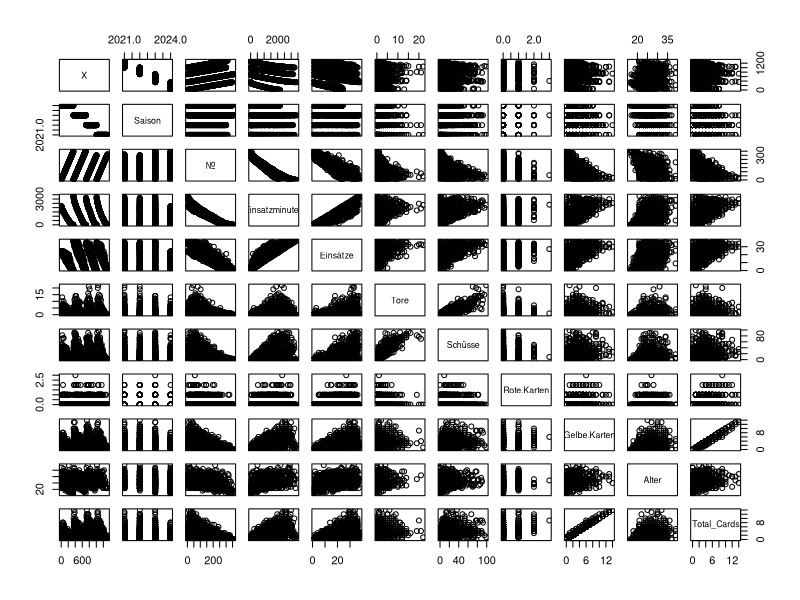
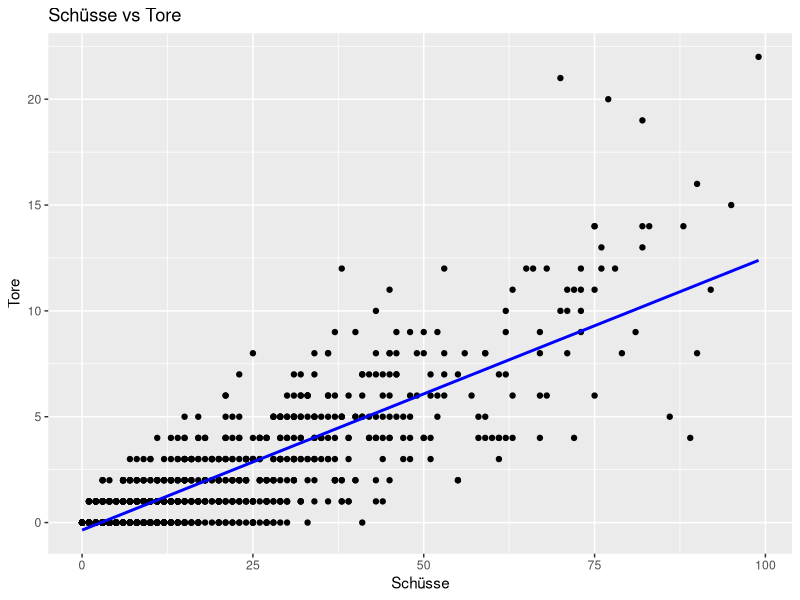

Write the R code that produced these figures, in order.
## Required libs ####
require(dplyr)
require(ggplot2)

## Import Data ####

d.superleague <- read.csv("super_league_dataset.csv")

str(d.superleague) # Fits requirements for dataset

## Data Preprocessing ####
##TODO: Cleaninf of all the datatypes
d.clean <- d.superleague %>%
  mutate_all(~ replace(., . == "-", 0)) # Replace - with 0

# Dataset needs quite some fixing. Most numeric values are saved as character!!!


## First Overview ####

## Fixing Datatypes from Character to Numeric  --> not all done yet!!!!
d.forpairs <- d.clean %>%
  mutate(
    Tore = as.numeric(Tore), 
    Schüsse = as.numeric(Schüsse),) %>% 
  select(where(is.numeric))


pairs(d.forpairs)

# --> Mögliche einflüsse auf Tore 
# 1) Schüsse
# 2) Rote Karten
# 3) Gelbe Karten
# 4) Begangene Fouls
# 5) Gefoult worden
# 6) .... natürlich noch viele mehr


## First - Shoot to goal very likely to have an influence

ggplot(d.forpairs, aes(x = Schüsse, y = Tore)) +
  geom_point() +
  geom_smooth(method = "lm", se = FALSE, color = "blue") +  # Linear model
  labs(title = "Schüsse vs Tore", x = "Schüsse", y = "Tore") 


## Datensatz vorbereiten mit ersten 5  möglichen einflüssen

d.firstmodel <- d.clean %>%
  mutate(
    Tore = as.numeric(Tore), 
    Schüsse = as.numeric(Schüsse),
    Gelbe.Karten = as.numeric(Gelbe.Karten),
    Rote.Karten = as.numeric(Rote.Karten),
    Begangene.Fouls = as.numeric(Begangene.Fouls),
    Gefoult.worden = as.numeric(Gefoult.worden),) %>% 
  select(where(is.numeric))


lm.easymodel <- lm(data = d.firstmodel, 
                   formula = Tore ~ Schüsse + Gelbe.Karten + 
                     Rote.Karten + Begangene.Fouls + Gefoult.worden)

summary(lm.easymodel)


# First view at model looks like that the covariables gef

